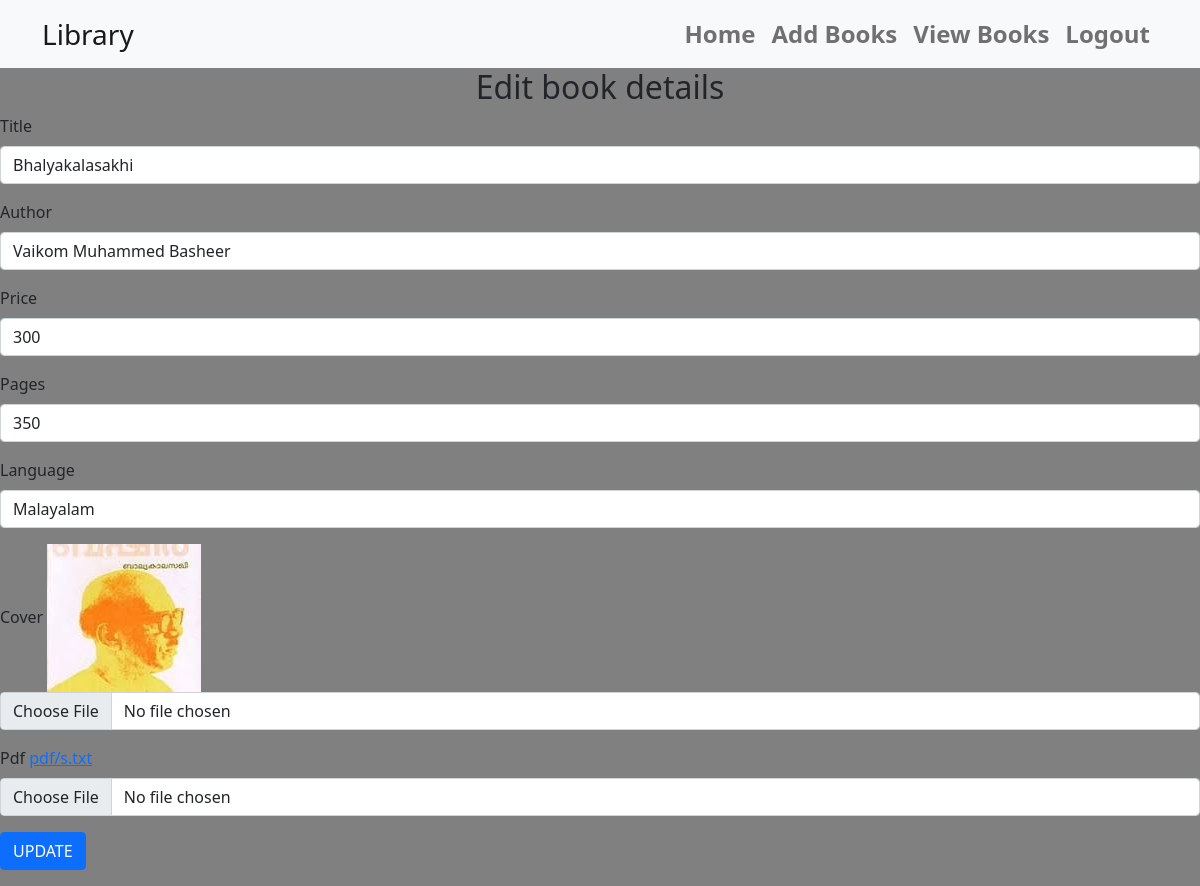
Screenshot of /edit/4 (signed in) with the database file from the repository.
### books/models.py (models this page shows, shortened)
class Book(models.Model):
    title=models.CharField(max_length=20)
    author = models.CharField(max_length=20)
    price = models.IntegerField()
    pages = models.IntegerField()
    language = models.CharField(max_length=20)
    cover=models.ImageField(upload_to='cover')
    pdf=models.FileField(upload_to='pdf')

### books/views.py (the view, shortened to what this page needs)
# urls.py: path('edit/<int:p>',views.edit,name="Edit"),
@login_required
def edit(request,p):
    k=Book.objects.get(id=p)
    context={'book':k}
    return render(request,'edit.html',context)

### templates/edit.html (shortened to what this page needs)
{% extends 'base.html' %}
{% load static %}
{% block content %}
<h2>Edit book details</h2>
<form method="POST" enctype="multipart/form-data">
<div class="mb-3">
  <label class="form-label">Title</label>
  <input type="text" class="form-control" name="t" value="{{book.title}}" placeholder="Enter the title">
</div>
<div class="mb-3">
  <label class="form-label">Author</label>
  <input type="text" class="form-control" name="a" value="{{book.author}}" placeholder="Enter the author name">
</div>
<div class="mb-3">
  <label class="form-label">Price</label>
  <input type="number" class="form-control" name="p" value="{{book.price}}" placeholder="Enter the price">
</div>
<div class="mb-3">
  <label class="form-label">Pages</label>
  <input type="number" class="form-control" name="pa" value="{{book.pages}}" placeholder="Enter the no. of pages">
</div>
<div class="mb-3">
  <label class="form-label">Language</label>
  <input type="text" class="form-control" name="l" value="{{book.language}}" placeholder="Enter the language">
</div>
  <div class="mb-3">
  <label class="form-label">Cover</label>
    <img src="{{book.cover.url}}">
  <input type="file" class="form-control" name="i">
</div>
  <div class="mb-3">
  <label class="form-label">Pdf</label>
    <a href="{{book.pdf.url}}">{{book.pdf}}</a>
  <input type="file" class="form-control" name="f">
</div>
  <div class="mb-3">
    <button type="submit" class="btn btn-primary">UPDATE</button>
</div>
  </form>
{% endblock %}

### static/css/style.css (style rules this page uses)
body { background-color:grey; text:white; }
h2 { text-align:center; }

### rows the page displays
Book: t "Bhalyakalasakhi", a "Vaikom Muhammed Basheer", p "300", pa "350", l "Malayalam", cover (picture), pdf "pdf/s.txt"
